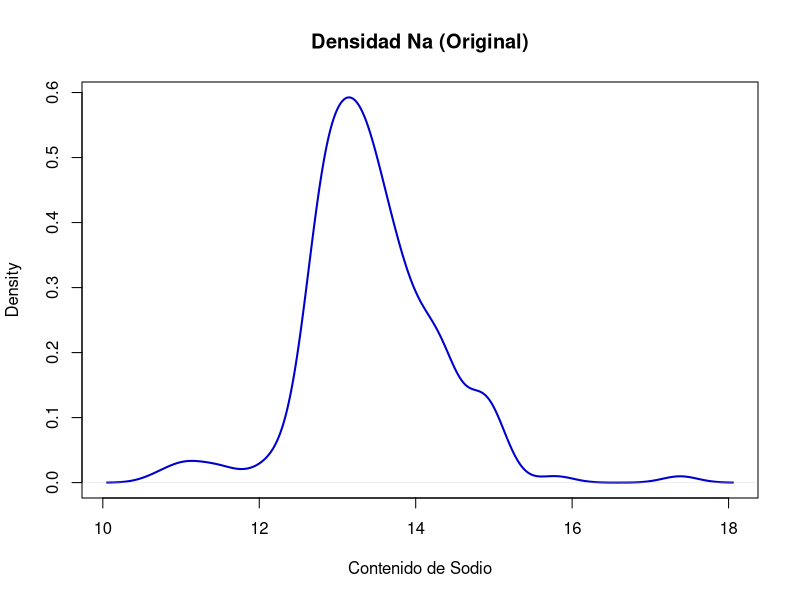
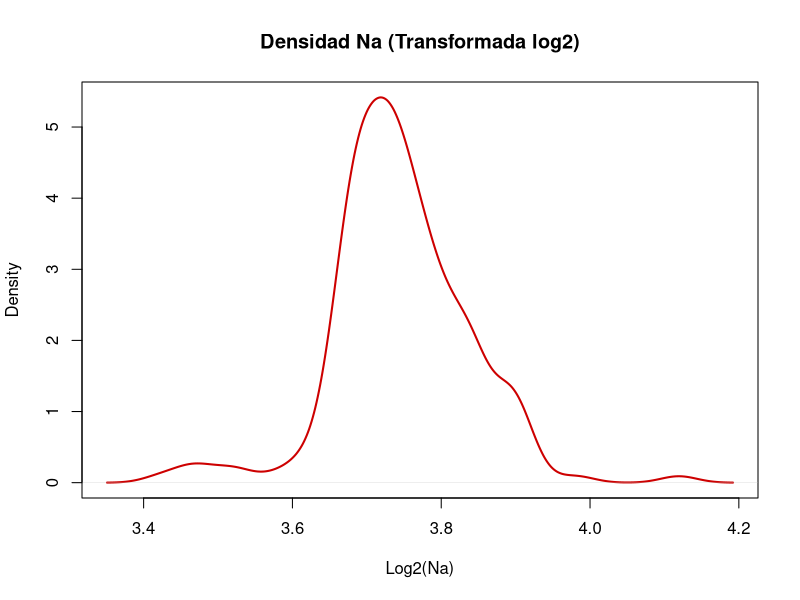

The R source for these figures, in order:
## ---- chunk 1
knitr::opts_chunk$set(echo = FALSE, cache = FALSE, include = TRUE, warning = FALSE, message = FALSE)

# Función para cargar o instalar paquetes si faltan
cargar_paquete <- function(paquete) {
  if (!require(paquete, character.only = TRUE)) {
    install.packages(paquete, repos = "[https://cran.rstudio.com/](https://cran.rstudio.com/)", lib = Sys.getenv("R_LIBS_USER"))
    library(paquete, character.only = TRUE)
  }
}

cargar_paquete("readr")
cargar_paquete("tinytex")
## ---- chunk 2

data <- read_csv("10A_cristales.csv")
View(data)
## ---- chunk 3
descData = data.frame("variable" = colnames(data),
                      "tipo" = c(rep("numerical", 11), 
                                 rep("categorical", 2), 
                                 rep("numerical", ncol(data) - 13)))
rownames(descData) = descData$variable
descData
## ---- chunk 4
## Numéricas
# Filtramos para asegurar que solo usamos columnas que R reconoce como números
vars_num <- descData$variable[descData$tipo == "numerical"]
data_num <- data[, vars_num]
# Forzamos que todo sea numérico por si acaso
data_num <- as.data.frame(lapply(data_num, as.numeric))

summary(data_num)

# Variabilidad (desviación típica)
mySD = apply(data_num, 2, sd, na.rm = TRUE)

# Coeficiente de variación
myMU = colMeans(data_num, na.rm = TRUE)
myCV = mySD / myMU
sort(myCV)

## Categóricas
vars_cat <- descData$variable[descData$tipo == "categorical"]
apply(data[, vars_cat], 2, table, useNA = "ifany")

apply(data[, vars_cat], 2,
      function (x) round(100*table(x)/sum(table(x)), 2))
## ---- chunk 5
matriz_dummies <- model.matrix(~ 0 + color + tranparency, data = data)

head(matriz_dummies)
## ---- chunk 6
data_dummies <- as.data.frame(matriz_dummies)
data_final <- cbind(data[, !(names(data) %in% c("color", "tranparency", "id"))], data_dummies)
head(data_final)
## ---- chunk 7
plot(density(data$Na), main = "Densidad Na (Original)", 
     col = "blue3", lwd = 2, xlab = "Contenido de Sodio")


data$Na_log <- log2(data$Na)
plot(density(data$Na_log), main = "Densidad Na (Transformada log2)", 
     col = "red3", lwd = 2, xlab = "Log2(Na)")

columnas_numericas <- c("RI", "Na", "Mg", "Al", "Si", "K", "Ca", "Ba", "Fe")
data_normalizada <- data
data_normalizada[columnas_numericas] <- scale(data[columnas_numericas])

colMeans(data_normalizada[columnas_numericas])
apply(data_normalizada[columnas_numericas], 2, sd)
## ---- chunk 8
# 1. Definir las columnas numéricas que se van a estandarizar

columnas_a_escalar <- c("RI", "Na", "Mg", "Al", "Si", "K", "Ca", "Ba", "Fe", 
                        "Type", "hardness", "density","thermal_exp",
                        "colorCL", "colorOT", "colorWH",
                        "tranparencyTL","tranparencyTP") 

# 2. Aplicar el escalado (Z-score)
data_final_escalada <- data_final
data_final_escalada[columnas_a_escalar] <- scale(data_final[columnas_a_escalar])

# 3. Comprobar resultados 

print("Medias (deben ser casi 0):")
print(round(colMeans(data_final_escalada[columnas_a_escalar]), 5))
print("Desviaciones típicas (deben ser 1):")
print(round(apply(data_final_escalada[columnas_a_escalar], 2, sd), 5))
